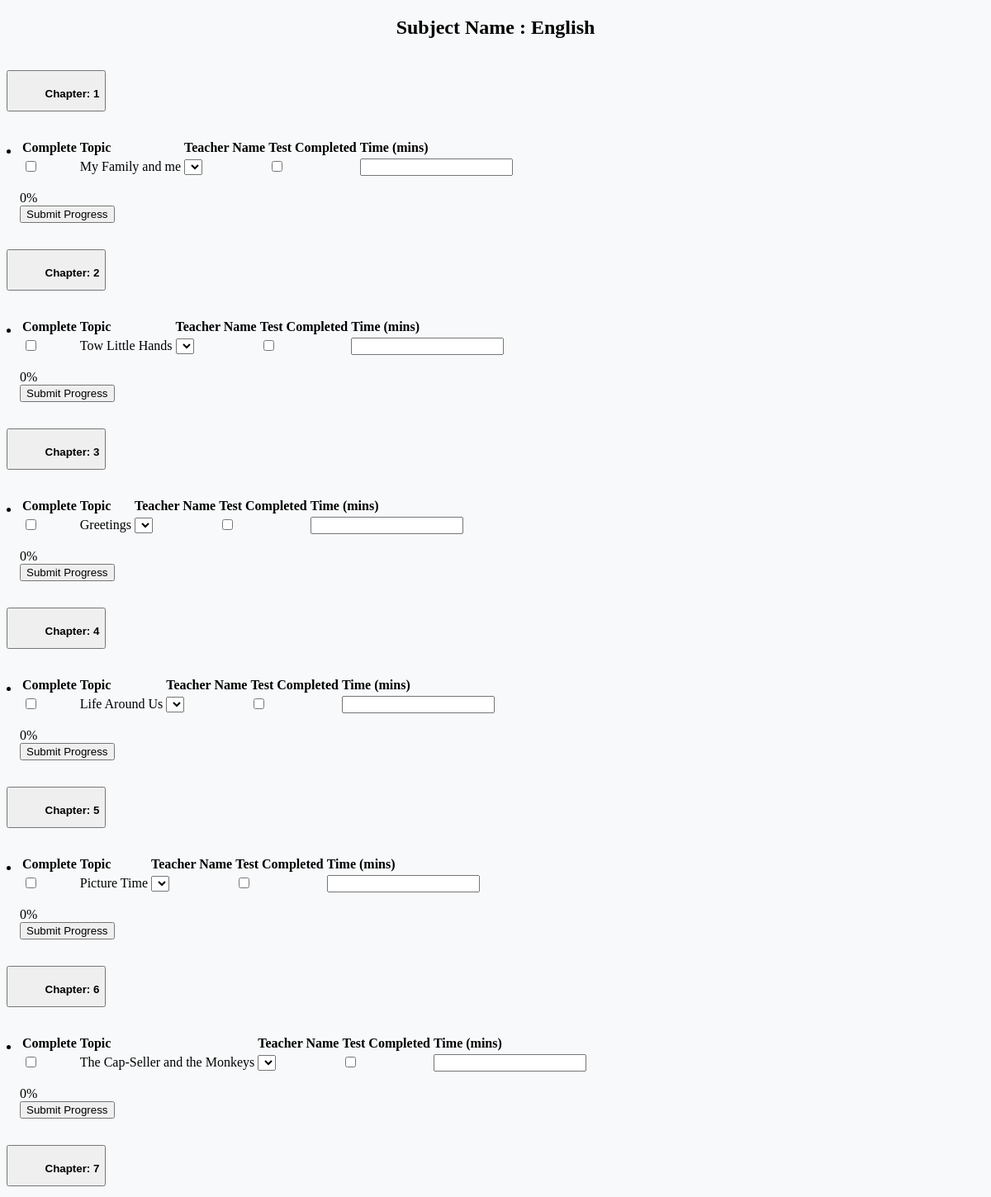
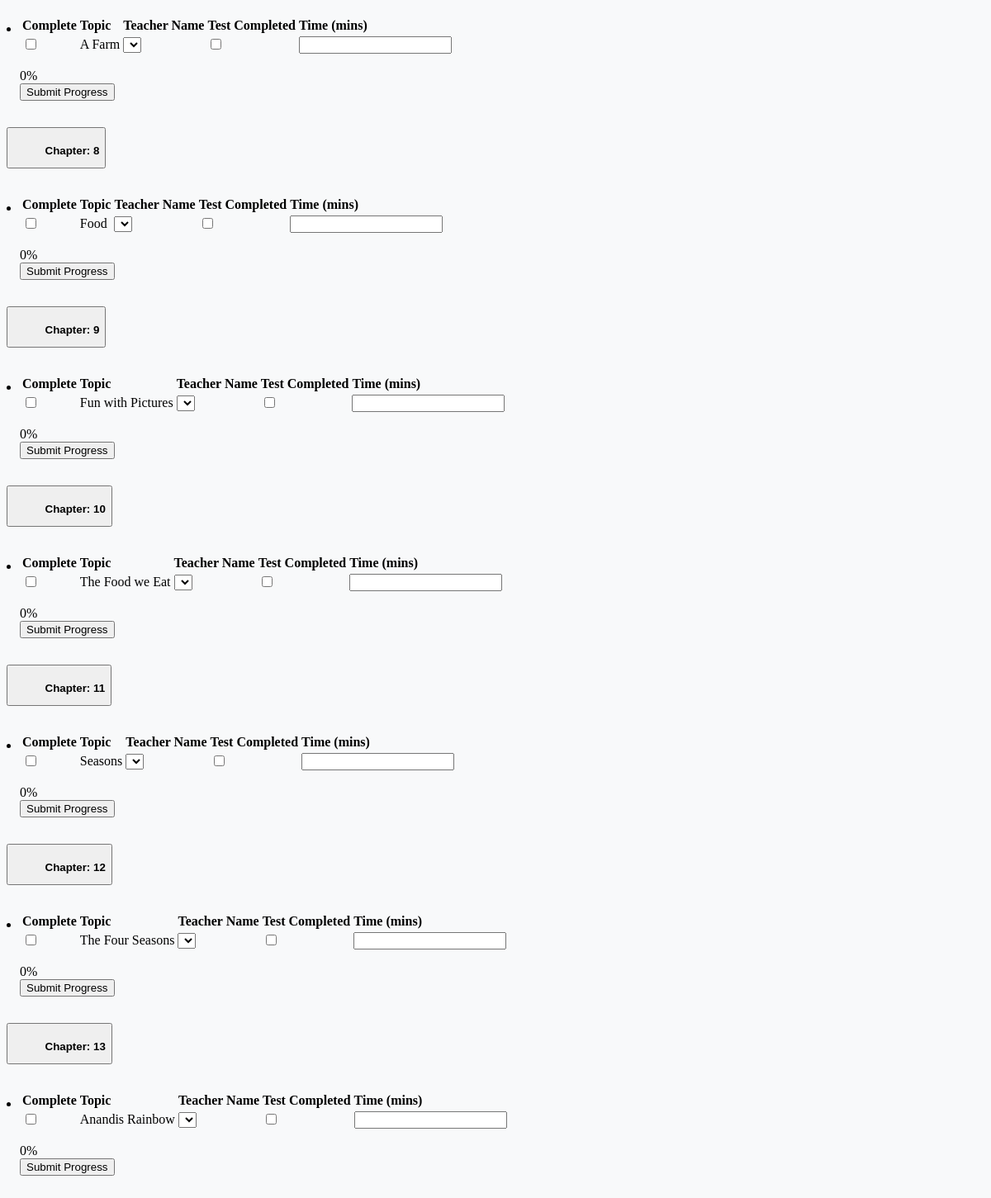
Screenshot of /Classes_Chapter.php?subject_id=15&class_id=1 with the database file from the repository (2 pictures, top to bottom).
### tables this page shows
CREATE TABLE `subjects` (
  `id` int(11) NOT NULL,
  `name` varchar(255) NOT NULL,
  `class_id` int(11) NOT NULL,
  `created_at` timestamp NOT NULL DEFAULT current_timestamp()
);

CREATE TABLE `chapters` (
  `id` int(11) NOT NULL,
  `name` varchar(255) NOT NULL,
  `subject_id` int(11) NOT NULL,
  `status` tinyint(1) DEFAULT 0,
  `completed_by` int(11) DEFAULT NULL,
  `created_at` timestamp NOT NULL DEFAULT current_timestamp()
);

CREATE TABLE `topics` (
  `id` int(11) NOT NULL,
  `name` varchar(255) NOT NULL,
  `chapter_id` int(11) NOT NULL,
  `status` tinyint(1) DEFAULT 0,
  `completed_by` int(11) DEFAULT NULL,
  `created_at` timestamp NOT NULL DEFAULT current_timestamp()
);

### Classes_Chapter.php (the view, shortened to what this page needs)
<?php
$con = new mysqli("localhost", "root", "", "sm");
$subject_id = isset($_GET['subject_id']) ? intval($_GET['subject_id']) : 1;
$user_id = $_SESSION['user_id'] ?? 1;
$stmt = $con->prepare("SELECT * FROM subjects WHERE ID = ?");
$stmt->bind_param("i", $subject_id);
$stmt->execute();
$subject = $stmt->get_result()->fetch_assoc();
$completed_topics = [];
?>
<!DOCTYPE html>
<html lang="en">
<head>
</head>
<body>
<form method="POST">
<div class="container-scroller">
    <div class="container-fluid page-body-wrapper">
        <div class="main-panel">
            <div class="content-wrapper">
                <h2 align="center">Subject Name : <?php echo htmlspecialchars($subject['name']); ?></h2>
                <br>
                <?php
                $stmt = $con->prepare("SELECT * FROM chapters WHERE subject_id = ?");
                $stmt->bind_param("i", $subject_id);
                $stmt->execute();
                $chapters = $stmt->get_result();
                while ($chapter = $chapters->fetch_assoc()) {
                    $chapter_id = $chapter['id'];
                    $stmt = $con->prepare("SELECT id FROM topics WHERE chapter_id = ?");
                    $stmt->bind_param("i", $chapter_id);
                    $stmt->execute();
                    $topic_ids_result = $stmt->get_result();
                    $chapter_topic_ids = [];
                    while ($row = $topic_ids_result->fetch_assoc()) {
                        $chapter_topic_ids[] = $row['id'];
                    }
                    $is_completed = !array_diff($chapter_topic_ids, $completed_topics);
                ?>
                <div class="mb-3">
                    <div class="dropdown w-100">
                        <button class="form-control btn-secondary btn-outline-dark btn-lg dropdown-toggle size" type="button"
                            id="dropdownMenu<?php echo $chapter_id; ?>" data-bs-toggle="dropdown" aria-expanded="false">
                            <span class="radio-button <?php echo $is_completed ? 'bg-success' : 'bg-danger'; ?>" id="chapterStatus<?php echo $chapter_id; ?>"></span>
                            <b>&nbsp;&nbsp;&nbsp;&nbsp;Chapter: <?php echo htmlspecialchars($chapter['name']); ?></b>
                        </button>
                        <ul class="dropdown-menu w-100 p-3" aria-labelledby="dropdownMenu<?php echo $chapter_id; ?>">
                            <li>
                                <div class="table-responsive">
                                    <table class="table table-bordered table-striped w-100">
                                        <thead>
                                            <tr>
                                                <th>Complete</th>
                                                <th>Topic</th>
                                                <th>Teacher Name</th>
                                                <th>Test Completed</th>
                                                <th>Time (mins)</th>
                                            </tr>
                                        </thead>
                                        <tbody>
                                            <?php
                                            $stmt = $con->prepare("SELECT * FROM topics WHERE chapter_id = ?");
                                            $stmt->bind_param("i", $chapter_id);
                                            $stmt->execute();
                                            $topics = $stmt->get_result();
                                            while ($topic = $topics->fetch_assoc()) {
                                                $topic_id = $topic['id'];
                                                $topic_completed = in_array($topic_id, $completed_topics);
                                            ?>
                                            <tr>
                                                <td>
                                                    <input type="checkbox" name="completed[]" value="<?php echo $topic_id; ?>" class="topic-checkbox" data-chapter="<?php echo $chapter_id; ?>" <?php echo $topic_completed ? 'disabled' : ''; ?>>
                                                </td>
                                                <td><?php echo htmlspecialchars($topic['name']); ?></td>
                                                <td>
                                                    <select class="form-control" name="user_id" <?php echo $topic_completed ? 'disabled' : ''; ?>>
                                                        <option value="<?php echo $user_id; ?>"><?php echo htmlspecialchars($row_users['first_name'] . " " . $row_users['last_name']); ?></option>
                                                    </select>
                                                </td>
                                                <td>
                                                    <input type="checkbox" class="test-checkbox" name="test_completed[<?php echo $topic_id; ?>]" value="1" <?php echo $topic_completed ? 'disabled' : ''; ?>>
                                                </td>
                                                <td>
                                                    <input type="number" class="form-control time-input" name="time[<?php echo $topic_id; ?>]" min="0" <?php echo $topic_completed ? 'disabled' : ''; ?>>
                                                </td>
                                            </tr>
                                            <?php } ?>
                                        </tbody>
                                    </table>
                                </div>
                                <?php if (!$is_completed) { ?>
                                <div class="progress-container">
                                    <div class="progress">
                                        <div id="progressBar<?php echo $chapter_id; ?>" class="progress-bar bar" role="progressbar" style="width: 0%">0%</div>
                                    </div>
                                    <input type="submit" class="btn btn-success btn-sm mt-3" value="Submit Progress" name="submit">
                                </div>
                                <?php } else { ?>
                                    <div class="text-success">Unable to Edit</div>
                                <?php } ?>
                            </li>
                        </ul>
                    </div>
                </div>
                <?php } ?>
            </div>
        </div>
    </div>
</div>
</form>
</body>
</html>

### Classes_Chapter.php (style rules this page uses)
body { background-color: #f8f9fa; }
.dropdown-menu { width: 100%; padding: 1rem; }
.progress-container { margin-top: 15px; }
.bar { background-color: #4EF40B; color: #000; }
.radio-button { width: 20px; height: 20px; border-radius: 50%; display: inline-block; }
.size { height: 50px; }

### rows the page displays
subjects: name "English"
chapters: name "1"
topics: name "My Family and me"
chapters: name "2"
topics: name "Tow Little Hands"
chapters: name "3"
topics: name "Greetings"
chapters: name "4"
topics: name "Life Around Us"
chapters: name "5"
topics: name "Picture Time"
chapters: name "6"
topics: name "The Cap-Seller and the Monkeys"
chapters: name "7"
topics: name "A Farm"
chapters: name "8"
topics: name "Food"
chapters: name "9"
topics: name "Fun with Pictures"
chapters: name "10"
topics: name "The Food we Eat"
chapters: name "11"
topics: name "Seasons"
chapters: name "12"
topics: name "The Four Seasons"
chapters: name "13"
topics: name "Anandis Rainbow"
